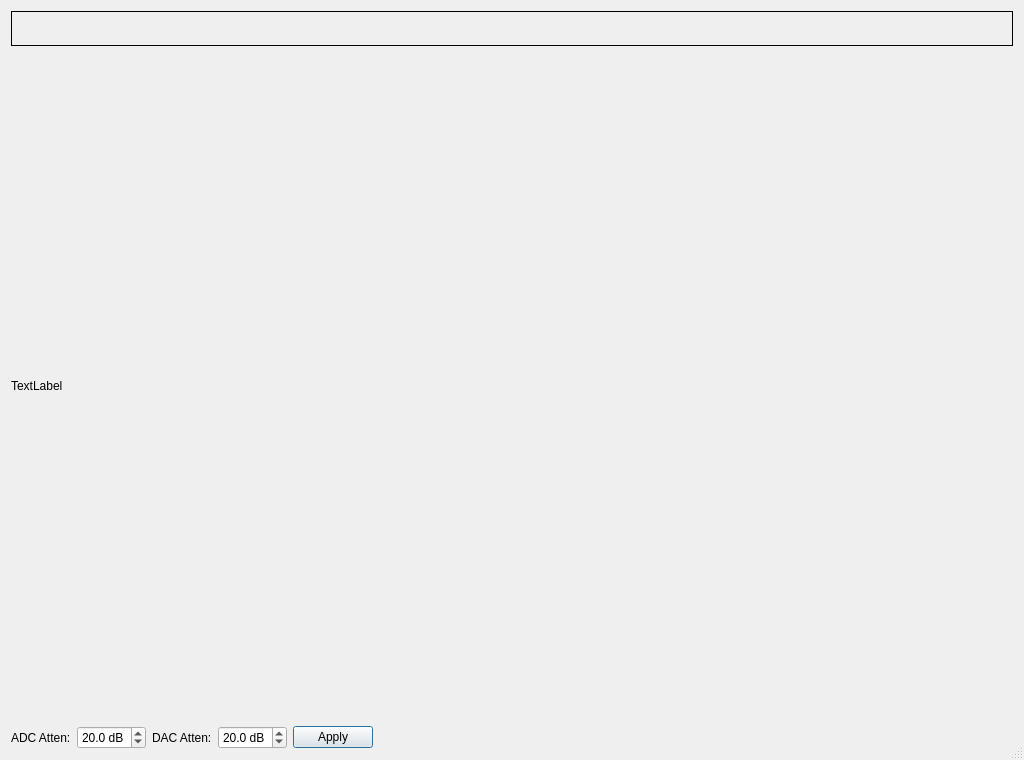
<?xml version="1.0" encoding="UTF-8"?>
<ui version="4.0">
 <class>AdcPlotDialog</class>
 <widget class="QDialog" name="AdcPlotDialog">
  <property name="geometry">
   <rect>
    <x>0</x>
    <y>0</y>
    <width>1024</width>
    <height>760</height>
   </rect>
  </property>
  <property name="windowTitle">
   <string>Dialog</string>
  </property>
  <property name="sizeGripEnabled">
   <bool>true</bool>
  </property>
  <layout class="QVBoxLayout" name="verticalLayout">
   <item>
    <widget class="QFrame" name="navbar">
     <property name="sizePolicy">
      <sizepolicy hsizetype="Preferred" vsizetype="Fixed">
       <horstretch>0</horstretch>
       <verstretch>0</verstretch>
      </sizepolicy>
     </property>
     <property name="minimumSize">
      <size>
       <width>0</width>
       <height>35</height>
      </size>
     </property>
     <property name="frameShape">
      <enum>QFrame::Box</enum>
     </property>
    </widget>
   </item>
   <item>
    <widget class="QLabel" name="status_label">
     <property name="sizePolicy">
      <sizepolicy hsizetype="Preferred" vsizetype="Minimum">
       <horstretch>0</horstretch>
       <verstretch>0</verstretch>
      </sizepolicy>
     </property>
     <property name="minimumSize">
      <size>
       <width>0</width>
       <height>10</height>
      </size>
     </property>
     <property name="text">
      <string>TextLabel</string>
     </property>
    </widget>
   </item>
   <item>
    <layout class="QHBoxLayout" name="horizontalLayout_3">
     <item>
      <layout class="QHBoxLayout" name="horizontalLayout">
       <item>
        <widget class="QLabel" name="label">
         <property name="text">
          <string>ADC Atten:</string>
         </property>
        </widget>
       </item>
       <item>
        <widget class="QDoubleSpinBox" name="adc_atten_spin">
         <property name="suffix">
          <string> dB</string>
         </property>
         <property name="decimals">
          <number>1</number>
         </property>
         <property name="maximum">
          <double>31.500000000000000</double>
         </property>
         <property name="singleStep">
          <double>0.500000000000000</double>
         </property>
         <property name="value">
          <double>20.000000000000000</double>
         </property>
        </widget>
       </item>
      </layout>
     </item>
     <item>
      <layout class="QHBoxLayout" name="horizontalLayout_2">
       <item>
        <widget class="QLabel" name="label_2">
         <property name="text">
          <string>DAC Atten:</string>
         </property>
        </widget>
       </item>
       <item>
        <widget class="QDoubleSpinBox" name="dac_atten_spin">
         <property name="suffix">
          <string> dB</string>
         </property>
         <property name="decimals">
          <number>1</number>
         </property>
         <property name="maximum">
          <double>31.500000000000000</double>
         </property>
         <property name="singleStep">
          <double>0.500000000000000</double>
         </property>
         <property name="value">
          <double>20.000000000000000</double>
         </property>
        </widget>
       </item>
      </layout>
     </item>
     <item>
      <widget class="QPushButton" name="push_apply_atten">
       <property name="text">
        <string>Apply</string>
       </property>
      </widget>
     </item>
     <item>
      <spacer name="horizontalSpacer_2">
       <property name="orientation">
        <enum>Qt::Horizontal</enum>
       </property>
       <property name="sizeHint" stdset="0">
        <size>
         <width>40</width>
         <height>20</height>
        </size>
       </property>
      </spacer>
     </item>
    </layout>
   </item>
  </layout>
 </widget>
 <resources/>
 <connections/>
</ui>
